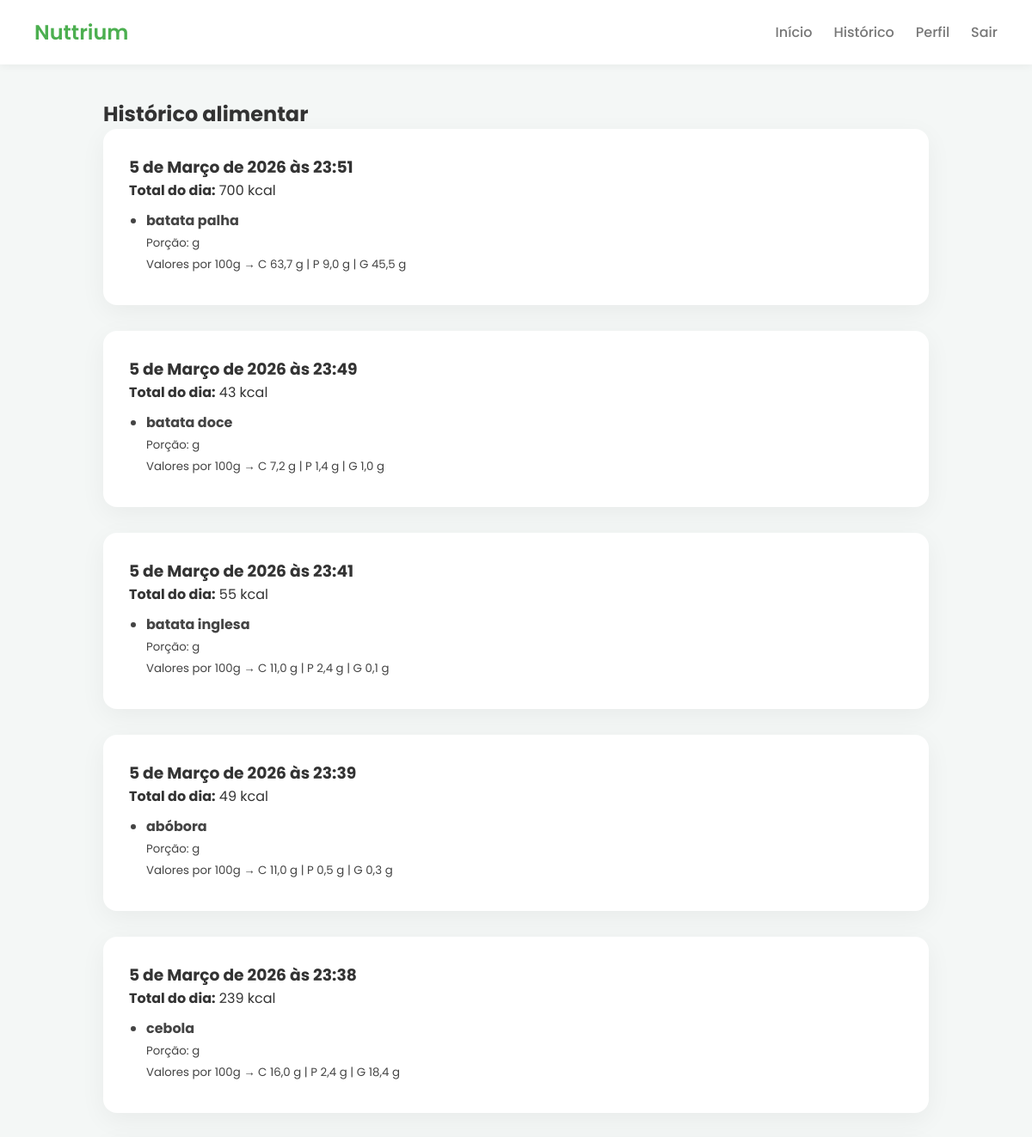
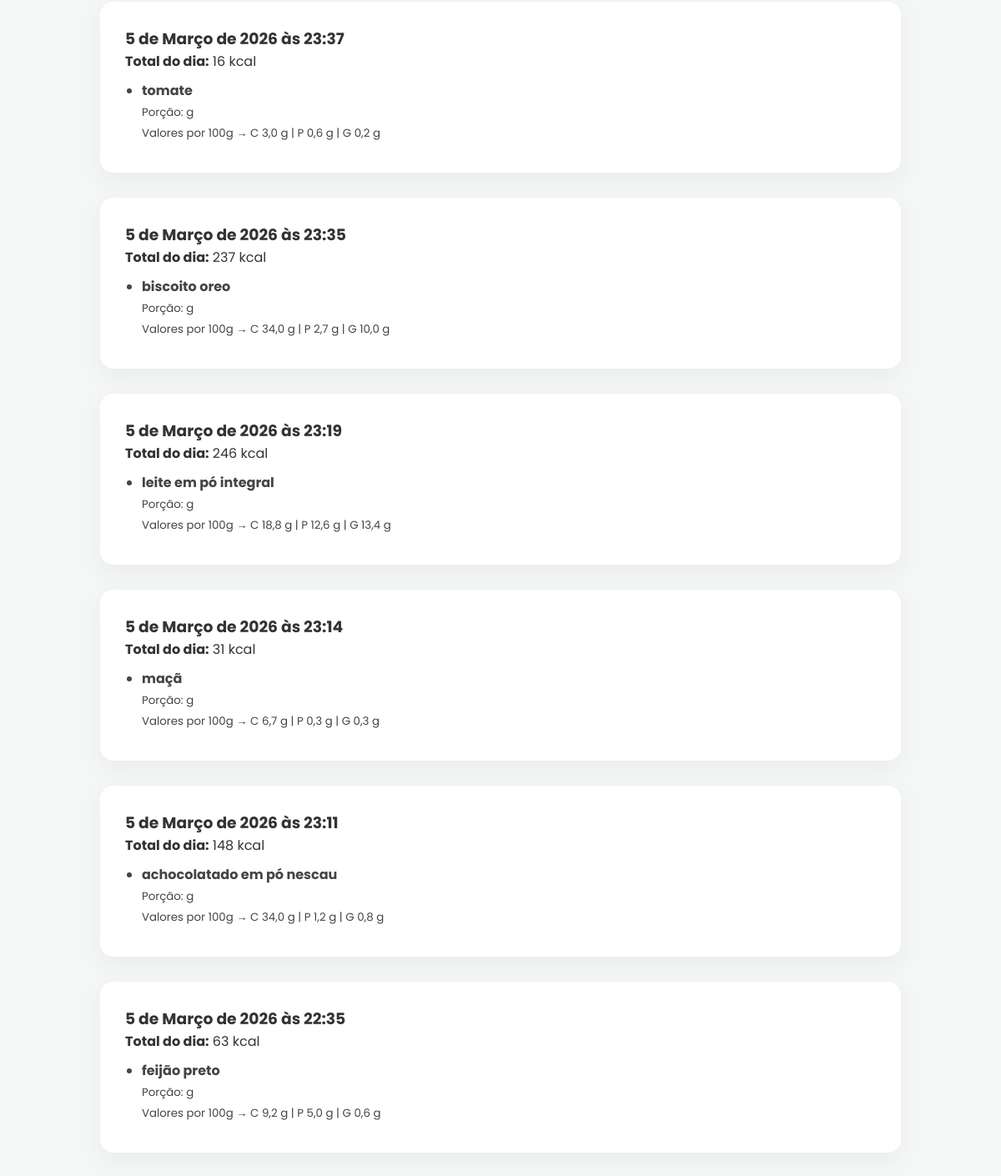
The page /historico/ (signed in) on the database its author committed (2 pictures, top to bottom).
### refeicoes/models.py (models this page shows)
class Refeicao(models.Model):
    user = models.ForeignKey(User, on_delete=models.CASCADE)
    nome = models.CharField(max_length=200)
    quantidade = models.FloatField()
    carboidratos = models.FloatField(default=0)
    proteinas = models.FloatField(default=0)
    gorduras = models.FloatField(default=0)
    data = models.DateTimeField(auto_now_add=True)
    def calorias(self):
        carbo = self.carboidratos or 0
        prot = self.proteinas or 0
        gord = self.gorduras or 0
        calorias = (carbo * 4) + (prot * 4) + (gord * 9)
        return round(calorias, 2)

### alimentacao/views.py (the view)
# urls.py: path("historico/", views.historico, name="historico"),
@login_required
def historico(request):
    refeicoes = Refeicao.objects.filter(user=request.user).order_by("-data")
    dias = defaultdict(list)
    for r in refeicoes:
        dias[r.data].append(r)
    historico_formatado = []
    for data, itens in dias.items():
        total = sum(r.calorias() for r in itens)
        historico_formatado.append({
            "data": data,
            "total": total,
            "itens": itens
        })
    return render(request, "historico.html", {
        "dias": historico_formatado
    })

### alimentacao/templates/historico.html
{% extends 'base.html' %}
{% block content %}
<h2>Histórico alimentar</h2>
{% for dia in dias %}
  <div class="card">
    <h3>{{ dia.data }}</h3>
    <p><strong>Total do dia:</strong> {{ dia.total|floatformat:0 }} kcal</p>
    <ul class="lista-alimentos">
      {% for r in dia.itens %}
        <li>
          <strong>{{ r.nome }}</strong><br>
          <small>
            Porção: {{ r.porcao }} g<br>
            Valores por 100g →
            C {{ r.carboidratos|floatformat:1 }} g |
            P {{ r.proteinas|floatformat:1 }} g |
            G {{ r.gorduras|floatformat:1 }} g
          </small>
        </li>
      {% endfor %}
    </ul>
  </div>
{% empty %}
  <p>Nenhum registro ainda.</p>
{% endfor %}
{% endblock %}

### alimentacao/static/css/styles.css (style rules this page uses)
:root { --verde: #4CAF50; --verde-escuro: #16771b; --fundo: #f4f7f6; --card: #ffffff; --texto: #333; --cinza: #777; }
* { margin: 0; padding: 0; box-sizing: border-box; font-family: 'Poppins', sans-serif; }
body { background: var(--fundo); color: var(--texto); }
.card { background: var(--card); padding: 30px; border-radius: 16px; box-shadow: 0 8px 30px rgba(0,0,0,.05); margin-bottom: 30px; }
.lista-alimentos { margin-top: 10px; padding-left: 20px; }
.lista-alimentos li { margin-bottom: 6px; color: #444; }

### rows shown on the page
Refeicao: data "5 de Março de 2026 às 23:51", nome "batata palha", carboidratos "63,7", proteinas "9,0", gorduras "45,5"
Refeicao: data "5 de Março de 2026 às 23:49", nome "batata doce", carboidratos "7,2", proteinas "1,4", gorduras "1,0"
Refeicao: data "5 de Março de 2026 às 23:41", nome "batata inglesa", carboidratos "11,0", proteinas "2,4", gorduras "0,1"
Refeicao: data "5 de Março de 2026 às 23:39", nome "abóbora", carboidratos "11,0", proteinas "0,5", gorduras "0,3"
Refeicao: data "5 de Março de 2026 às 23:38", nome "cebola", carboidratos "16,0", proteinas "2,4", gorduras "18,4"
Refeicao: data "5 de Março de 2026 às 23:37", nome "tomate", carboidratos "3,0", proteinas "0,6", gorduras "0,2"
Refeicao: data "5 de Março de 2026 às 23:35", nome "biscoito oreo", carboidratos "34,0", proteinas "2,7", gorduras "10,0"
Refeicao: data "5 de Março de 2026 às 23:19", nome "leite em pó integral", carboidratos "18,8", proteinas "12,6", gorduras "13,4"
Refeicao: data "5 de Março de 2026 às 23:14", nome "maçã", carboidratos "6,7", proteinas "0,3", gorduras "0,3"
Refeicao: data "5 de Março de 2026 às 23:11", nome "achocolatado em pó nescau", carboidratos "34,0", proteinas "1,2", gorduras "0,8"
Refeicao: data "5 de Março de 2026 às 22:35", nome "feijão preto", carboidratos "9,2", proteinas "5,0", gorduras "0,6"

### other values the page prints
{{ dia.total|floatformat:0 }} "700" "43" "55" "49" "239" "16" "237" "246" "31" "148" "63"
